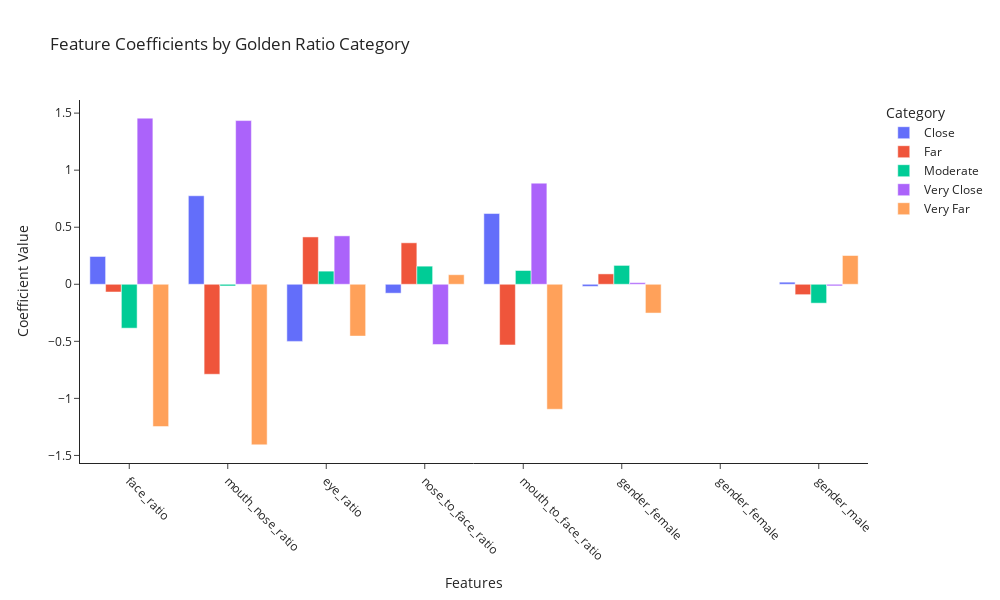

The notebook cell saved with this chart:
### Code cell
coef_long = coef_df.drop(columns=['avg_abs_coef'], errors='ignore').reset_index()
coef_long = coef_long.melt(id_vars='index',
                           var_name='Class',
                           value_name='Coefficient')
coef_long.rename(columns={'index': 'Feature'}, inplace=True)

# Create grouped bar chart
feature_importance_graph = px.bar(
    coef_long,
    x='Feature',
    y='Coefficient',
    color='Class',
    barmode='group',
    title='Feature Coefficients by Golden Ratio Category',
)

# Minimal white theme
feature_importance_graph.update_layout(
    template="simple_white",
    width=1000,
    height=600,
    xaxis_title="Features",
    yaxis_title="Coefficient Value",
    legend_title="Category"
)

# Rotate x-axis labels
feature_importance_graph.update_layout(
    xaxis=dict(tickangle=45)
)

# Show interactive graph
feature_importance_graph.show()

### Figure 1 — Plotly figure (JSON) as saved in the notebook; plotly's stock layout.template omitted (floating-point values rounded to 4 significant figures)
{"data": [{"alignmentgroup": "True", "hovertemplate": "Class=Close<br>Feature=%{x}<br>Coefficient=%{y}<extra></extra>", "legendgroup": "Close", "marker": {"color": "#636efa", "pattern": {"shape": ""}}, "name": "Close", "offsetgroup": "Close", "orientation": "v", "showlegend": true, "textposition": "auto", "type": "bar", "x": ["face_ratio", "mouth_nose_ratio", "eye_ratio", "nose_to_face_ratio", "mouth_to_face_ratio", "gender_female", "gender_female ", "gender_male"], "xaxis": "x", "y": [0.2437, 0.7758, -0.5004, -0.07808, 0.6199, -0.01856, 0.0, 0.01856], "yaxis": "y"}, {"alignmentgroup": "True", "hovertemplate": "Class=Far<br>Feature=%{x}<br>Coefficient=%{y}<extra></extra>", "legendgroup": "Far", "marker": {"color": "#EF553B", "pattern": {"shape": ""}}, "name": "Far", "offsetgroup": "Far", "orientation": "v", "showlegend": true, "textposition": "auto", "type": "bar", "x": ["face_ratio", "mouth_nose_ratio", "eye_ratio", "nose_to_face_ratio", "mouth_to_face_ratio", "gender_female", "gender_female ", "gender_male"], "xaxis": "x", "y": [-0.06775, -0.7885, 0.4149, 0.3635, -0.5316, 0.09098, 0.0, -0.09098], "yaxis": "y"}, {"alignmentgroup": "True", "hovertemplate": "Class=Moderate<br>Feature=%{x}<br>Coefficient=%{y}<extra></extra>", "legendgroup": "Moderate", "marker": {"color": "#00cc96", "pattern": {"shape": ""}}, "name": "Moderate", "offsetgroup": "Moderate", "orientation": "v", "showlegend": true, "textposition": "auto", "type": "bar", "x": ["face_ratio", "mouth_nose_ratio", "eye_ratio", "nose_to_face_ratio", "mouth_to_face_ratio", "gender_female", "gender_female ", "gender_male"], "xaxis": "x", "y": [-0.3847, -0.01479, 0.1152, 0.1588, 0.1208, 0.1655, 0.0, -0.1655], "yaxis": "y"}, {"alignmentgroup": "True", "hovertemplate": "Class=Very Close<br>Feature=%{x}<br>Coefficient=%{y}<extra></extra>", "legendgroup": "Very Close", "marker": {"color": "#ab63fa", "pattern": {"shape": ""}}, "name": "Very Close", "offsetgroup": "Very Close", "orientation": "v", "showlegend": true, "textposition": "auto", "type": "bar", "x": ["face_ratio", "mouth_nose_ratio", "eye_ratio", "nose_to_face_ratio", "mouth_to_face_ratio", "gender_female", "gender_female ", "gender_male"], "xaxis": "x", "y": [1.456, 1.435, 0.4244, -0.5281, 0.8862, 0.01423, 0.0, -0.01423], "yaxis": "y"}, {"alignmentgroup": "True", "hovertemplate": "Class=Very Far<br>Feature=%{x}<br>Coefficient=%{y}<extra></extra>", "legendgroup": "Very Far", "marker": {"color": "#FFA15A", "pattern": {"shape": ""}}, "name": "Very Far", "offsetgroup": "Very Far", "orientation": "v", "showlegend": true, "textposition": "auto", "type": "bar", "x": ["face_ratio", "mouth_nose_ratio", "eye_ratio", "nose_to_face_ratio", "mouth_to_face_ratio", "gender_female", "gender_female ", "gender_male"], "xaxis": "x", "y": [-1.247, -1.407, -0.4541, 0.08394, -1.095, -0.2521, 0.0, 0.2521], "yaxis": "y"}], "layout": {"barmode": "group", "height": 600, "legend": {"title": {"text": "Category"}, "tracegroupgap": 0}, "title": {"text": "Feature Coefficients by Golden Ratio Category"}, "width": 1000, "xaxis": {"anchor": "y", "domain": [0, 1], "tickangle": 45, "title": {"text": "Features"}}, "yaxis": {"anchor": "x", "domain": [0, 1], "title": {"text": "Coefficient Value"}}}}
